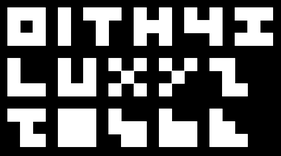
%> input picture image_rocessing/TP5/image1.bmp, 281 x 156 px, shrunk from 534 x 296 before the run
$ octave TP5.m   (GNU Octave 9; MATLAB toolbox functions it lacks are replaced by stand-ins)
%> lines starting %> are read from the running program, lines starting %| are printed output that depends on the picture; in (x1, y1, x2, y2) boxes, pixels count from 0 and x2, y2 are one past the last pixel; in counts of white or black regions, pixels touching at a corner belong together; the program's own positions count from 1
close all;
clear;
img = double(imread('G:\Mon Drive\UPSSITECH\S8\TI\TP5\image1.bmp')); %Double car sinon erreurs car imread matrice non signé
%> img: size 156x281x3 double; min 0, max 255, mean 93.5; mean of the top-left, top-right, bottom-left and bottom-right quarters 94.9, 94.4, 113.5, 71.5
img = img(:,:,1)>1; %car image en 3 composants et on la veut en 1 (noir et blanc) gris = double(rgb2gray(uint8(img)));
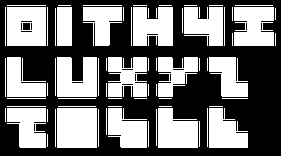
%> img: size 156x281 logical; 44.9% white; 71 white regions (31 under 20 px), largest, box (x1, y1, x2, y2) and area: (57, 108, 97, 148) 1600, (7, 7, 46, 46) 1436, (234, 7, 274, 46) 1336

imgNous = double(imread('G:\Mon Drive\UPSSITECH\S8\TI\TP5\imageNous.png')); %Double car sinon erreurs car imread matrice non signé
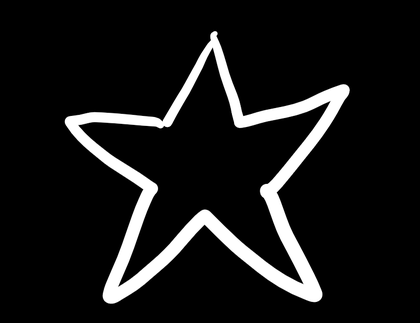
%> input picture image_rocessing/TP5/imageNous.png, 420 x 323 px, shrunk from 797 x 613 before the run
%> imgNous: size 323x420x3 double; min 0, max 255, mean 24.5; mean of the top-left, top-right, bottom-left and bottom-right quarters 17.4, 23.6, 28.2, 28.8
imgNous = imgNous(:,:,1)>1;
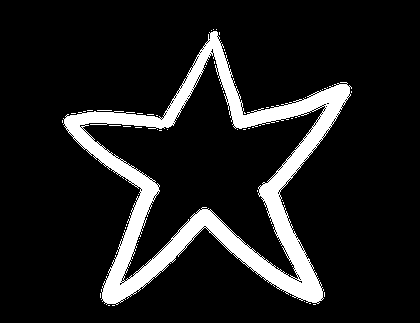
%> imgNous: size 323x420 logical; 11.8% white; 59 white regions (58 under 20 px), largest, box (x1, y1, x2, y2) and area: (63, 31, 352, 305) 15795
%> (the run ends here)
